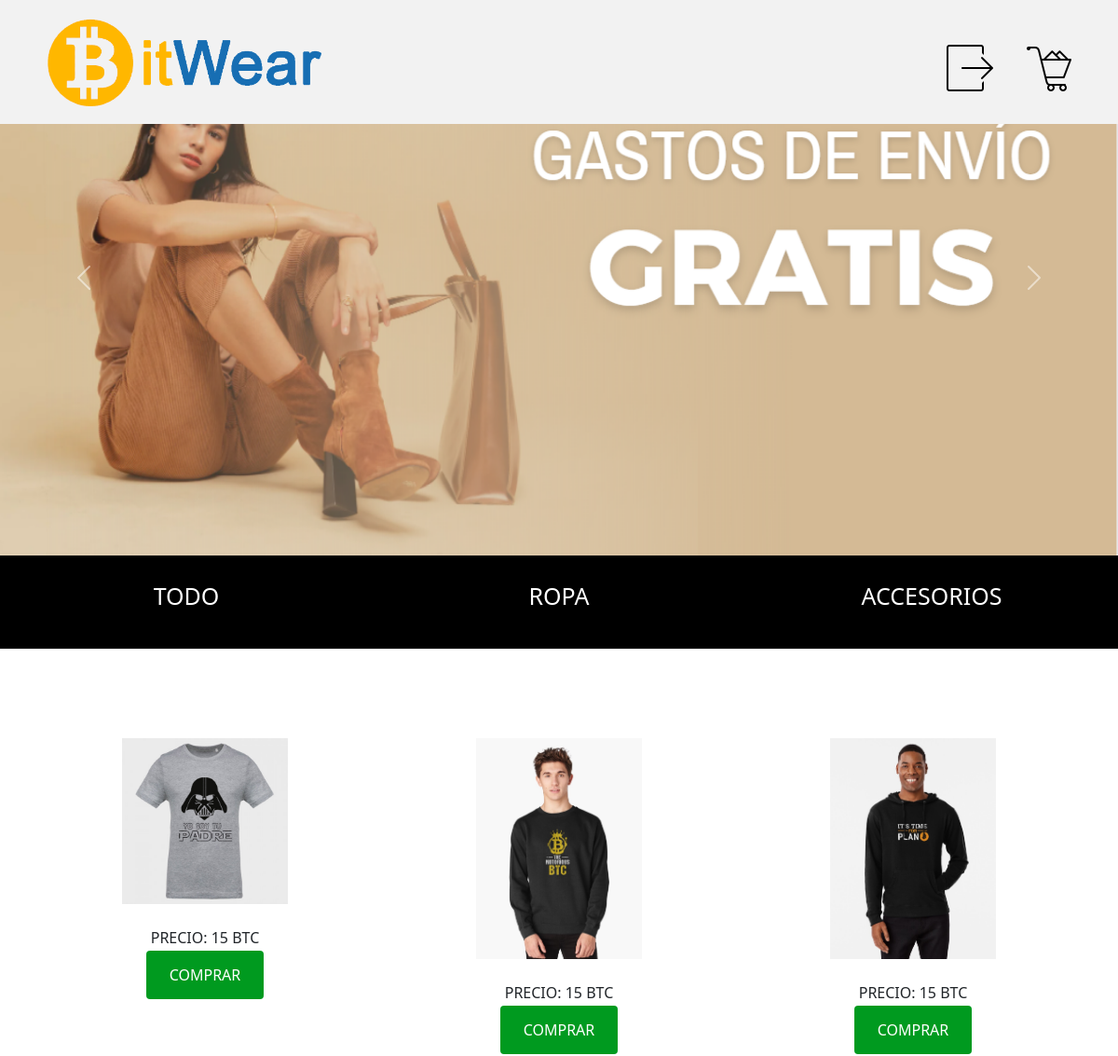
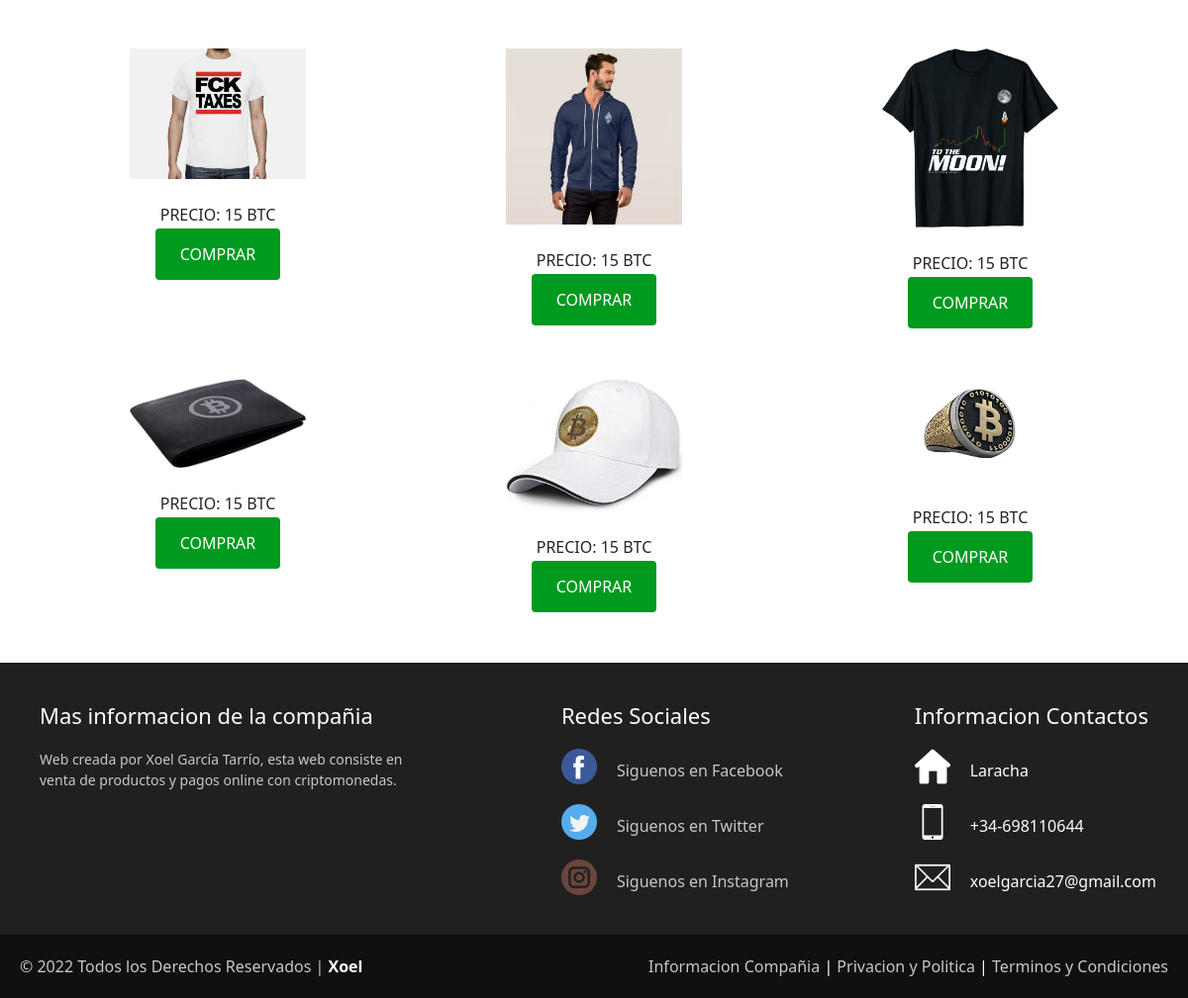
/diseño/sesion.php (signed in), run on the app's committed database (2 pictures, top to bottom).
### tables this page shows
CREATE TABLE `tproductos` (
  `id` int(11) NOT NULL AUTO_INCREMENT,
  `nombre` varchar(50) NOT NULL,
  `descripcion` varchar(300) NOT NULL,
  `precio` int(11) NOT NULL,
  `imagen` varchar(200) NOT NULL,
  `id_categoria` int(11) NOT NULL,
  PRIMARY KEY (`id`),
  KEY `id_categoria` (`id_categoria`),
  CONSTRAINT `tproductos_ibfk_1` FOREIGN KEY (`id_categoria`) REFERENCES `tcategoria` (`id`)
);

### diseño/sesion.php (the view, shortened to what this page needs)
<?php
    $mysqli = get_db_connection_or_die();
?>
<!DOCTYPE html>
<html lang="en">
<head>
    <link rel="stylesheet" type="text/css" href="/font-awesome-4.7.0/css/font-awesome.min.css">
    <link href="https://cdn.jsdelivr.net/npm/bootstrap@5.2.0-beta1/dist/css/bootstrap.min.css" rel="stylesheet">
    <link rel="stylesheet" href="../estilos/estilo.css">
</head>
<body>
    <header>
        <div class="row fixed-top">
            <div class="col">
            <a href="sesion.php"><img src="imagenes/logo_bitwear.png" alt="" width="300px" id="logo"></a>
            </div>
            <div class="col text-end">
            <a href="logout.php"><img src="imagenes/logout.png" alt="LOGOUT" width="50px" id="iconos"></a>
            <a href="carrito.php"><img src="imagenes/carrito.png" alt="CARRITO" width="50px" id="iconos"></a>
            </div>
        </div>
    </header>
    <div id="carouselExampleControls" class="carousel slide" data-bs-ride="carousel">
        <div class="carousel-inner">
            <div class="carousel-item active">
            <img src="imagenes/carousel_envios.PNG" class="d-block w-100" alt="...">
            </div>
        </div>
        <button class="carousel-control-prev" type="button" data-bs-target="#carouselExampleControls" data-bs-slide="prev">
            <span class="carousel-control-prev-icon" aria-hidden="true"></span>
        </button>
        <button class="carousel-control-next" type="button" data-bs-target="#carouselExampleControls" data-bs-slide="next">
            <span class="carousel-control-next-icon" aria-hidden="true"></span>
        </button>
    </div>
    <div class="container-fluid" id="contenedor_filtro">
        <div class="row" id="barra">
            <div class="col" id="letras"><a href="sesion.php" id="filtro">TODO</a></div>
            <div class="col" id="letras"><a href="sesion_ropa.php" id="filtro">ROPA</a></div>
            <div class="col" id="letras"><a href="sesion_accesorios.php" id="filtro">ACCESORIOS</a></div>
        </div>
    </div>
    <div class="container">
    <?php
            echo '<br>';
            echo '<br>';
            echo '<br>';
            echo '<br>';
                $consulta = "SELECT id, nombre, imagen, precio FROM tproductos";
                $result1 = mysqli_query($mysqli, $consulta) or die('Query Error');
                echo '<div class="row">';
                while ($row = mysqli_fetch_array($result1)) {
                       echo '<div class="col-md-4" style="text-align:center" id="parrilla">
                            <a href="producto_sesion.php?id='.$row['id'].'"><img src="' . $row['imagen'] . '" alt="imagen"  id="producto" width="50%"/></a>
                            <br>
                            <br>
                            <p>PRECIO: '.$row['precio'].' BTC </p>
                            <a href="carrito.php?id='.$row['id'].'" id="enlace_compra">COMPRAR</a>
                        </div>';
                }
                echo '</div>';
        ?>
    </div>
    <footer>
       <div class="container-footer-all">
            <div class="container-body-footer">
                <div class="colum1-footer">
                    <h1>Mas informacion de la compañia</h1>
                    <p>Web creada por Xoel García Tarrío, esta web consiste en venta de productos y pagos online con criptomonedas.</p>
                </div>
                <div class="colum2-footer">
                    <h1>Redes Sociales</h1>
                    <div class="row-footer">
                        <img src="icon/facebook.png">
                        <label>Siguenos en Facebook</label>
                    </div>
                    <div class="row-footer">
                        <img src="icon/twitter.png">
                        <label>Siguenos en Twitter</label>
                    </div>
                    <div class="row-footer">
                        <img src="icon/instagram.png">
                        <label>Siguenos en Instagram</label>
                    </div>
                </div>
                <div class="colum3-footer">
                    <h1>Informacion Contactos</h1>
                    <div class="row2-footer">
                        <img src="icon/house.png">
                        <label>Laracha</label>
                    </div>
                    <div class="row2-footer">
                        <img src="icon/smartphone.png">
                        <label>+34-698110644</label>
                    </div>
                    <div class="row2-footer">
                        <img src="icon/contact.png">
                         <label>xoelgarcia27@gmail.com</label>
                    </div>
                </div>
            </div>
        </div>
        <div class="container-footer">
               <div class="footer">
                    <div class="copyright">
                        © 2022 Todos los Derechos Reservados | <a href="">Xoel</a>
                    </div>
                    <div class="information">
                        <a href="">Informacion Compañia</a> | <a href="">Privacion y Politica</a> | <a href="">Terminos y Condiciones</a>
                    </div>
                </div>
            </div>
    </footer>
</body>
</html>

### diseño/estilos/estilo.css (style rules this page uses)
* { box-sizing: border-box; }
#logo { margin-top: auto; margin-left: 2rem; }
#iconos { margin-top: 2rem; margin-right: 2rem; }
header .row { background-color: #f2f2f2; padding: 1rem; }
#parrilla { margin-bottom: 65px; }
#contenedor_filtro { background-color: black; width: 100%; height: 100px; }
#barra { text-align: center; }
#filtro { text-decoration: none; color: white; font-size: 25px; }
#letras { margin-top: 25px; margin-bottom: 25px; }
footer { width: 100%; background: #202020; color: white; }
.container-footer-all { width: 100%; margin: auto; padding: 40px; }
.container-body-footer { display: flex; justify-content: space-between; }
.colum1-footer { max-width: 400px; }
.colum1-footer h1 { font-size: 22px; }
.colum1-footer p { font-size: 14px; color: #C7C7C7; margin-top: 20px; }
.colum2-footer { max-width: 400px; }
.colum2-footer h1 { font-size: 22px; }
.row-footer { margin-top: 20px; display: flex; }
.row-footer img { width: 36px; height: 36px; }
.row-footer label { margin-top: 10px; margin-left: 20px; color: #C7C7C7; }
.colum3-footer { max-width: 400px; }
.colum3-footer h1 { font-size: 22px; }
.row2-footer { margin-top: 20px; display: flex; }
.row2-footer img { width: 36px; height: 36px; }
.row2-footer label { margin-top: 10px; margin-left: 20px; max-width: 140px; }
.container-footer { width: 100%; background: #101010; }
.footer { max-width: 100%; margin: auto; display: flex; justify-content: space-between; padding: 20px; }
.copyright { color: #C7C7C7; }
.copyright a { text-decoration: none; color: white; font-weight: bold; }
.information a { text-decoration: none; color: #C7C7C7; }
#enlace_compra { background-color: #009a1f; color: white; padding: 15px 25px; text-decoration: none; border-radius: 4px; }

### data on the page
tproductos: imagen (picture), precio "15"
tproductos: imagen (picture), precio "15"
tproductos: imagen (picture), precio "15"
tproductos: imagen (picture), precio "15"
tproductos: imagen (picture), precio "15"
tproductos: imagen (picture), precio "15"
tproductos: imagen (picture), precio "15"
tproductos: imagen (picture), precio "15"
tproductos: imagen (picture), precio "15"
